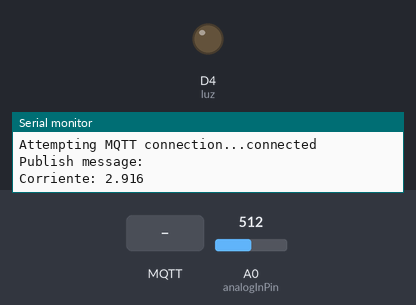
A sketch run on a simulated ESP8266 (NodeMCU). Shown: output pins drawn as LEDs (lit = HIGH), the last lines printed to the serial monitor. Inputs (shaded band) come from the test bench; at power-on: A0 (analogInPin) = 512. WiFi joins after 1.5 s; servers stay silent unless stated; no MQTT or app messages arrive unless stated.

Above: at 2.7 s.
2.8 s: MQTT message "1" arrives on the first subscribed topic
At 3.8 s:
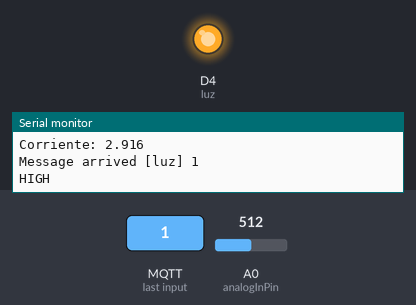
5.9 s: MQTT message "0" arrives on the first subscribed topic
At 6.2 s:
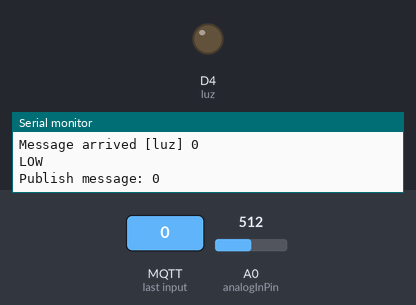
Timing chart, 0 to 8.9 s (numbered marks = the images above; inputs shaded):
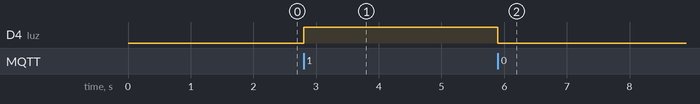

Measured:
- after the input at 2.8 s, D4 (luz): LOW → HIGH at once
- after the input at 5.9 s, D4 (luz): HIGH → LOW at once

The sketch:

Medicor2.ino
```cpp
#include <ESP8266WiFi.h>
#include <PubSubClient.h>

// -- variables ------------------
const int analogInPin = A0;
const int luz = D4;
int retardo = 1 ;
float lectura,ff,pKW,iA,vV,vS,S_Ratio;


const char* ssid =         "virusin";
const char* password =    "clave666123abczzz";
const char* mqtt_server = "192.168.1.36";

WiFiClient espClient;
PubSubClient client(espClient);
long lastMsg = 0;
char msgL[50];

char corr[50];
int value = 0;

// -- inicializar serial comm & parametros ------------
void setup() {
  pinMode(luz, OUTPUT);
  Serial.begin(115200);
  S_Ratio = 36.5;      // Sensor/ratio (mV/mA ) : 36.5
  vV = 220;            // valor de tension a computar
  ff = 4.15; // freq. factor / (50Hz -> 5 / 60Hz -> 4.15)

  setup_wifi();
  client.setServer(mqtt_server, 1883);
  client.setCallback(callback);
}

void setup_wifi() {

  delay(10);

  Serial.println();
  Serial.print("Connecting to ");
  Serial.println(ssid);

  WiFi.begin(ssid, password);

  while (WiFi.status() != WL_CONNECTED) {
    delay(500);
    Serial.print(".");
  }

  Serial.println("");
  Serial.println("WiFi connected");
  Serial.println("IP address: ");
  Serial.println(WiFi.localIP());
}


void callback(char* topic, byte* payload, unsigned int length) {
  Serial.print("Message arrived [");
  Serial.print(topic);
  Serial.print("] ");
  for (int i = 0; i < length; i++) {
    Serial.print((char)payload[i]);
  }
  Serial.println();

  if (strcmp(topic, "luz") == 0){

    if ((char)payload[0] == '0') {
       Serial.println("LOW");
      digitalWrite(luz, LOW);

      snprintf (msgL, 75, "0");
    }

    if ((char)payload[0] == '1') {
      Serial.println("HIGH");
      digitalWrite(luz, HIGH);

      snprintf (msgL, 75, "1");
    }
  }
}

void reconnect() {

  while (!client.connected()) {
    Serial.print("Attempting MQTT connection...");

    if (client.connect("ESP8266Cliente2")) {
      Serial.println("connected");

      client.publish("luz", "0");
      client.publish("corr", "-1");

      client.subscribe("luz");
      client.subscribe("corr");
    } else {
      Serial.print("failed, rc=");
      Serial.print(client.state());
      Serial.println(" try again in 5 seconds");

      delay(5000);
    }
  }
}


// -- rutina de lecturacorriente ----------------------------
float lecturacorriente(){
  int ni = 35;          // n. de iteraciones
  //  (ni) => rango 10 a 50 mejor promedio [smoothing]
  float retorno = 0.0;
  for (int x = 0; x< ni; x++){
  /*do {                         // espero paso por cero
      delayMicroseconds(100);
      } while (analogRead(0) != 0) ;*/
      delay (ff);            // espera centro de ciclo
      delay (10);            // estabilizacion CAD
      retorno = retorno + analogRead(0);
    }
  return retorno / ni;
}

// -- loop principal --------------------------------------
void loop() {

  if (!client.connected()) {
    reconnect();
  }
  client.loop();

  long now = millis();


 if (now - lastMsg > 2000) {
    lastMsg = now;
    ++value;

    Serial.print("Publish message: ");
    Serial.println(msgL);
    client.publish("luz", msgL);

    lectura = lecturacorriente() / 1.41;    // lectura (rms)
    vS = (lectura * 0.0048);          // valor de C.A.D.
    iA = (lectura * S_Ratio)/1000;     // Intensidad (A)
    pKW = (vV * iA)/1000;               // Potencia (kW)

    char corri[75];
    String(pKW,3).toCharArray(corri,75);

    snprintf(corr, 75,corri);
    Serial.print("Corriente: ");
    Serial.print(corr);
    client.publish("corr", corr);
    Serial.println();

  }

}
```
